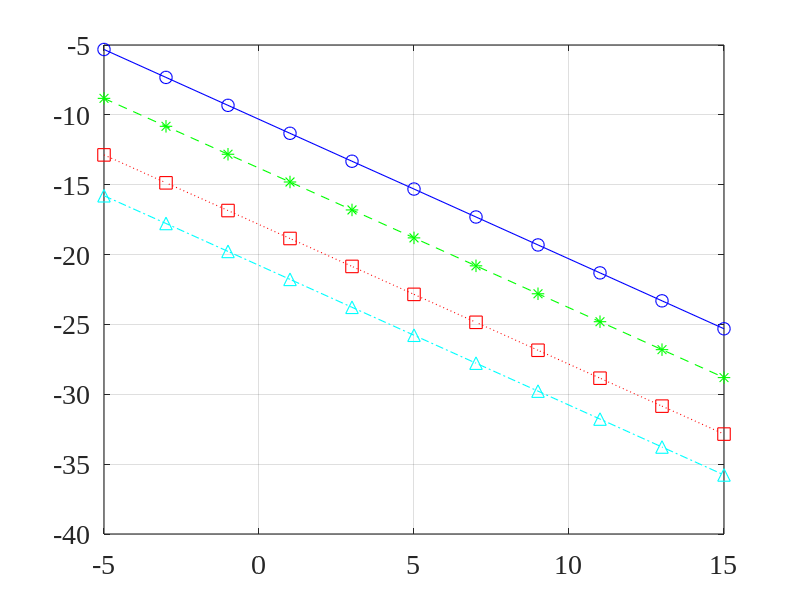
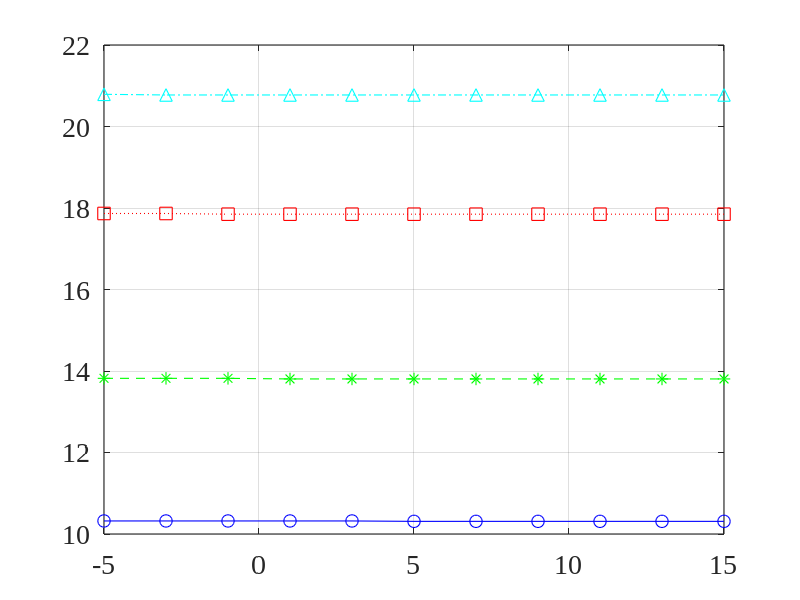
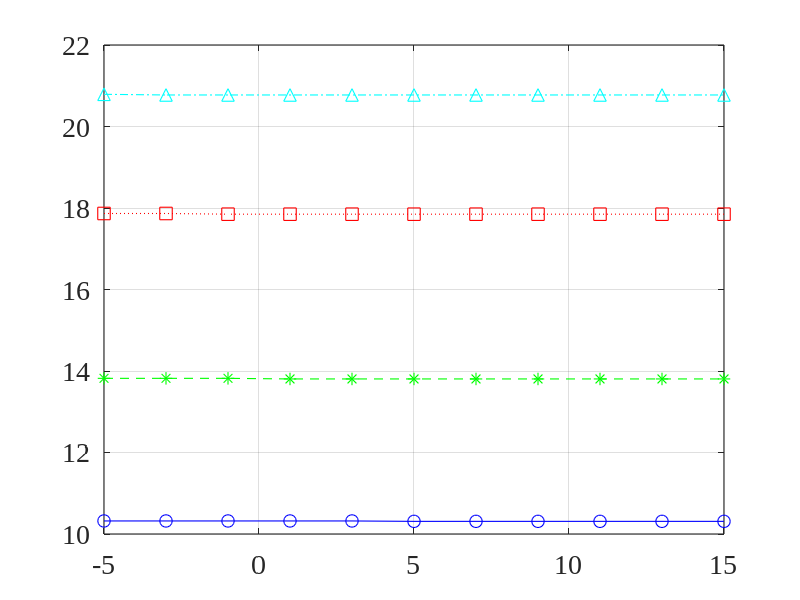
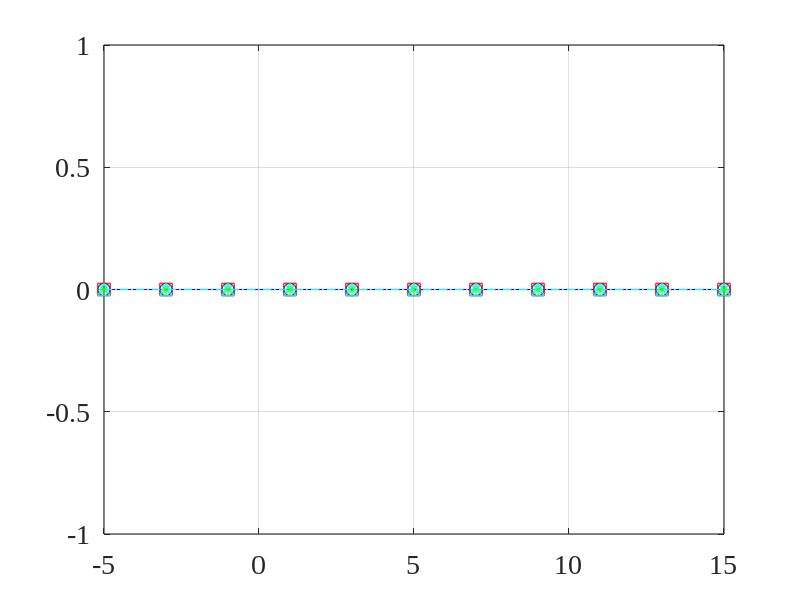

Reproduce these figures in MATLAB, in order.
close all; clc; clear all;
linewd = 0.8;
hcfontsize = 20;
MarkerSize=9;

P=20;
Lh=30;
beta=0.1; % sigma_w^2/sigma_u^2
alpha=0.8;
theta_d=0/180*pi;
theta_n=90/180*pi;
c=340; % voice velocity
fs=8e3;
delta=0.03;

L=2*P+Lh;
[jj,ii]=meshgrid(1:L,1:Lh);

M_values=[4 6 10 15]; % Number of sensors
[t1,t2]=meshgrid(1:L,1:L);
Rx=alpha.^(abs(t1-t2));

iSNR_db_values=-5:2:15;  
Gain_dB_values=zeros(length(iSNR_db_values),length(M_values));
xi_n_dB_values=zeros(length(iSNR_db_values),length(M_values));
xi_d_dB_values=zeros(length(iSNR_db_values),length(M_values));
J_dB_values=zeros(length(iSNR_db_values),length(M_values));
for idxM=1:length(M_values)
    M=M_values(idxM);
    
    Rvw=beta*eye(Lh*M);
    Rvi=kron(ones(M),eye(Lh));
    Rv0=Rvi+Rvw;
    
    G_theta_d=zeros(M*Lh,L);
    for m=1:M
        Gm_theta_d=sinc(-P-Lh+1-ii+jj-fs*(m-1)*delta/c*cos(theta_d));
        G_theta_d(((m-1)*Lh+1):(m*Lh),:)=Gm_theta_d;
    end
    diag_GG=diag(G_theta_d'*G_theta_d);
    idx_max=find(diag_GG==max(diag_GG),1);
    i_ell=zeros(L,1);
    i_ell(idx_max)=1;
    

    for idxS=1:length(iSNR_db_values)
        iSNR_dB=iSNR_db_values(idxS);
        iSNR=10^(iSNR_dB/10);
        
        sigma_i2=Rx(1,1)/Rv0(1,1)/iSNR;
        Rv_bar=sigma_i2*Rv0;
        
        h=pinv(G_theta_d*Rx*G_theta_d'+Rv_bar)*G_theta_d*pinv(G_theta_d'*pinv(G_theta_d*Rx*G_theta_d'+Rv_bar)*G_theta_d)*i_ell;

        oSNR=(h'*G_theta_d*Rx*G_theta_d'*h)/(h'*Rv_bar*h);
        oSNR_dB=10*log10(oSNR);
        Gain_dB_values(idxS,idxM)=oSNR_dB-iSNR_dB;
        
        xi_n=Rv_bar(1,1)/(h'*Rv_bar*h);
        xi_n_dB_values(idxS,idxM)=10*log10(xi_n);
        
        xi_d=Rx(1,1)/(h'*G_theta_d*Rx*G_theta_d'*h);
        xi_d_dB_values(idxS,idxM)=10*log10(xi_d);
        
        J=Rx(1,1)-2*h'*G_theta_d*Rx*i_ell+h'*(G_theta_d*Rx*G_theta_d'+Rv_bar)*h;
        J_dB_values(idxS,idxM)=10*log10(J);
    end
end

figure
plot(iSNR_db_values,Gain_dB_values(:,1),'-bo','linewidth',linewd, 'MarkerSize',MarkerSize);
hold on
plot(iSNR_db_values,Gain_dB_values(:,2),'--g*','linewidth',linewd, 'MarkerSize',MarkerSize);
plot(iSNR_db_values,Gain_dB_values(:,3),':rs','linewidth',linewd, 'MarkerSize',MarkerSize);
plot(iSNR_db_values,Gain_dB_values(:,4),'-.c^','linewidth',linewd, 'MarkerSize',MarkerSize);
hold off
set(gca, 'Color', [1, 1, 1]); 
set(gca, 'FontName', 'Times New Roman');
set(gca, 'FontSize', hcfontsize);
set(gca, 'LineWidth', linewd); 
box on; grid on;

figure
plot(iSNR_db_values,xi_n_dB_values(:,1),'-bo','linewidth',linewd, 'MarkerSize',MarkerSize);
hold on
plot(iSNR_db_values,xi_n_dB_values(:,2),'--g*','linewidth',linewd, 'MarkerSize',MarkerSize);
plot(iSNR_db_values,xi_n_dB_values(:,3),':rs','linewidth',linewd, 'MarkerSize',MarkerSize);
plot(iSNR_db_values,xi_n_dB_values(:,4),'-.c^','linewidth',linewd, 'MarkerSize',MarkerSize);
hold off
set(gca, 'Color', [1, 1, 1]); 
set(gca, 'FontName', 'Times New Roman');
set(gca, 'FontSize', hcfontsize);
set(gca, 'LineWidth', linewd); 
box on; grid on;

figure
plot(iSNR_db_values,xi_d_dB_values(:,1),'-bo','linewidth',linewd, 'MarkerSize',MarkerSize);
hold on
plot(iSNR_db_values,xi_d_dB_values(:,2),'--g*','linewidth',linewd, 'MarkerSize',MarkerSize);
plot(iSNR_db_values,xi_d_dB_values(:,3),':rs','linewidth',linewd, 'MarkerSize',MarkerSize);
plot(iSNR_db_values,xi_d_dB_values(:,4),'-.c^','linewidth',linewd, 'MarkerSize',MarkerSize);
hold off
set(gca, 'Color', [1, 1, 1]); 
set(gca, 'FontName', 'Times New Roman');
set(gca, 'FontSize', hcfontsize);
set(gca, 'LineWidth', linewd); 
set(gca,'YLim',[-1 1]);
box on; grid on;

figure
plot(iSNR_db_values,J_dB_values(:,1),'-bo','linewidth',linewd, 'MarkerSize',MarkerSize);
hold on
plot(iSNR_db_values,J_dB_values(:,2),'--g*','linewidth',linewd, 'MarkerSize',MarkerSize);
plot(iSNR_db_values,J_dB_values(:,3),':rs','linewidth',linewd, 'MarkerSize',MarkerSize);
plot(iSNR_db_values,J_dB_values(:,4),'-.c^','linewidth',linewd, 'MarkerSize',MarkerSize);
hold off
set(gca, 'Color', [1, 1, 1]); 
set(gca, 'FontName', 'Times New Roman');
set(gca, 'FontSize', hcfontsize);
set(gca, 'LineWidth', linewd); 
box on; grid on;
print -depsc2 fig11_17d.eps
